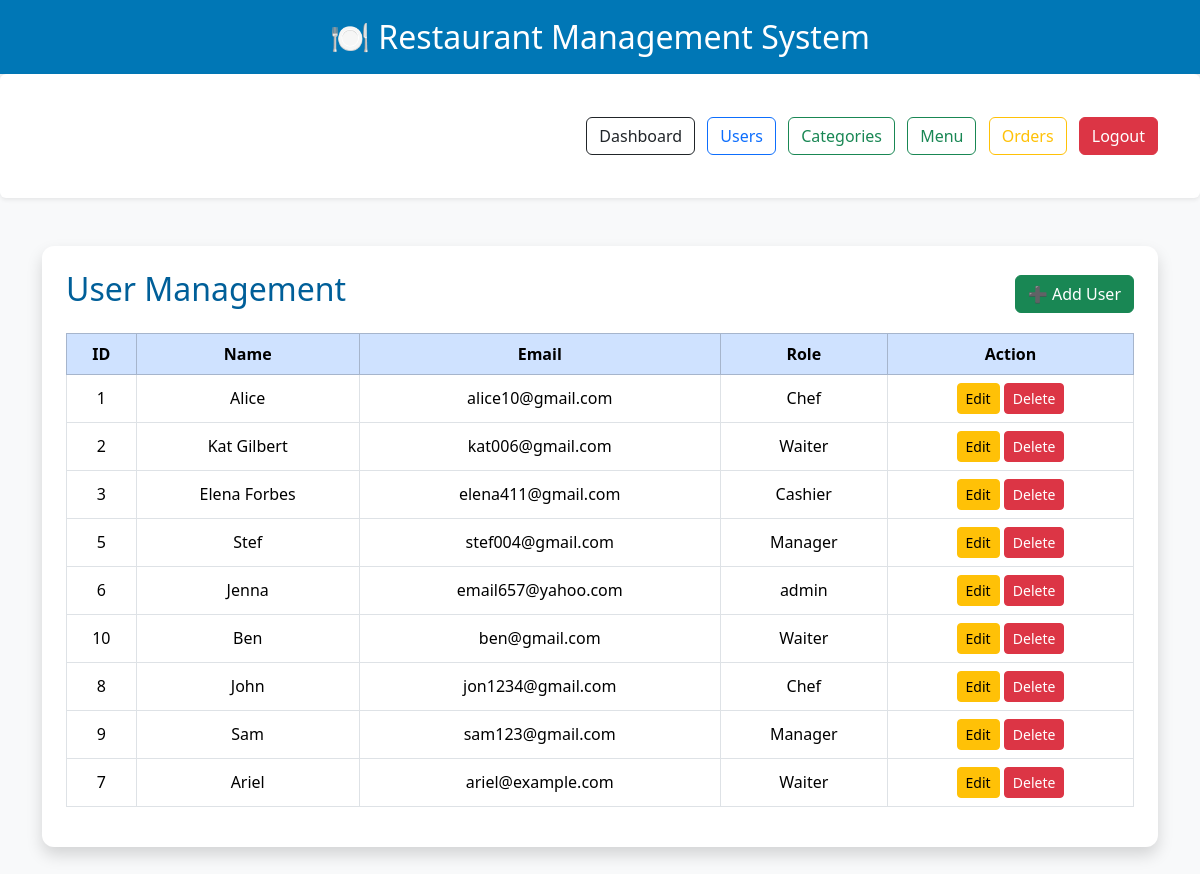
The page /user_list.php (signed in) on the database its author committed.
### tables this page shows
CREATE TABLE IF NOT EXISTS `users` (
  `id` int NOT NULL AUTO_INCREMENT,
  `name` varchar(30) NOT NULL,
  `email` varchar(100) NOT NULL,
  `password` varchar(250) DEFAULT NULL,
  `role` varchar(20) NOT NULL DEFAULT 'user',
  PRIMARY KEY (`id`)
);

### user_list.php (the view, shortened to what this page needs)
<?php
include 'config.php';
$result = mysqli_query($conn, "SELECT * FROM users");
?>
<!DOCTYPE html>
<html>
<head>
    <link href="https://cdn.jsdelivr.net/npm/bootstrap@5.3.3/dist/css/bootstrap.min.css" rel="stylesheet">
    <link rel="stylesheet" href="style.css">
</head>
<body class="bg-light">
<?php include 'header.php'; ?>
<?php include 'navbar.php'; ?>
<div class="container mt-5">
    <div class="card shadow p-4">
        <div class="d-flex justify-content-between align-items-center mb-3">
            <h2>User Management</h2>
            <a href="user_add.php" class="btn btn-success">
                ➕ Add User
            </a>
        </div>
        <table class="table table-bordered table-hover">
            <thead class="table-primary">
                <tr>
                    <th>ID</th>
                    <th>Name</th>
                    <th>Email</th>
                    <th>Role</th>
                    <th>Action</th>
                </tr>
            </thead>
            <tbody>
            <?php while($row = mysqli_fetch_assoc($result)) { ?>
                <tr>
                    <td><?= $row['id']; ?></td>
                    <td><?= $row['name']; ?></td>
                    <td><?= $row['email']; ?></td>
                    <td><?= $row['role']; ?></td>
                    <td>
                        <a href="user_edit.php?id=<?= $row['id']; ?>" class="btn btn-warning btn-sm">Edit</a>
                        <a href="user_delete.php?id=<?= $row['id']; ?>" class="btn btn-danger btn-sm">Delete</a>
                    </td>
                </tr>
            <?php } ?>
            </tbody>
        </table>
    </div>
</div>
</body>
</html>

### style.css (style rules this page uses)
body { font-family: "Segoe UI", Arial, sans-serif; margin: 0; padding: 0; background: #f8f9fa; }
.container { margin-top:35px; margin-bottom:35px; }
.card { background:white; border:none; border-radius:12px; padding:25px; box-shadow:0 6px 18px rgba(0,0,0,.1); }
h1,h2,h3 { color:#005f99; }
table { background:white; }
table th { text-align:center; }
table td { text-align:center; vertical-align:middle; }

### rows shown on the page
users: id "1", name "Alice", email "alice10@gmail.com", role "Chef"
users: id "2", name "Kat Gilbert", email "kat006@gmail.com", role "Waiter"
users: id "3", name "Elena Forbes", email "elena411@gmail.com", role "Cashier"
users: id "5", name "Stef", email "stef004@gmail.com", role "Manager"
users: id "6", name "Jenna", email "email657@yahoo.com", role "admin"
users: id "10", name "Ben", email "ben@gmail.com", role "Waiter"
users: id "8", name "John", email "jon1234@gmail.com", role "Chef"
users: id "9", name "Sam", email "sam123@gmail.com", role "Manager"
users: id "7", name "Ariel", email "ariel@example.com", role "Waiter"
